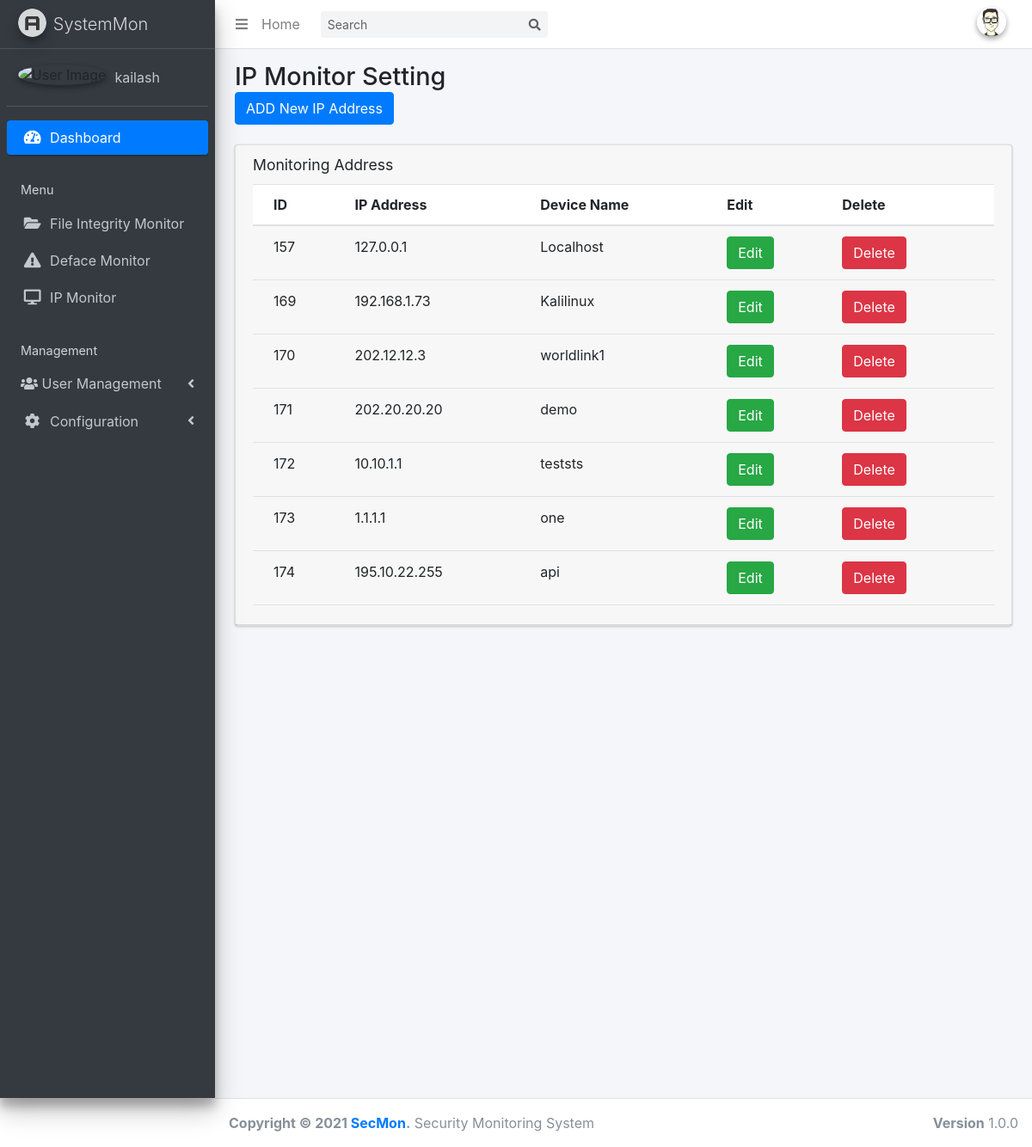
Screenshot of /ipmon_sett.php with the database file from the repository.
### tables this page shows
CREATE TABLE `filescan_config` (
  `id` int(255) NOT NULL,
  `account` varchar(200) NOT NULL,
  `scan_path` varchar(200) NOT NULL,
  `email` varchar(200) NOT NULL,
  `file_extensions` varchar(200) NOT NULL
);

CREATE TABLE `IPstatus_config` (
  `id` int(255) NOT NULL,
  `ip_addr` varchar(255) NOT NULL,
  `device_name` varchar(255) NOT NULL
);

### ipmon_sett.php (the view, shortened to what this page needs)
<!DOCTYPE html>
<html>
<head>
    <link rel="stylesheet" href="plugins/fontawesome-free/css/all.min.css">
    <link rel="stylesheet" href="https://code.ionicframework.com/ionicons/2.0.1/css/ionicons.min.css">
    <link rel="stylesheet" href="dist/css/adminlte.min.css">
    <link rel="stylesheet" href="https://stackpath.bootstrapcdn.com/bootstrap/4.3.1/css/bootstrap.min.css">
</head>
<body class="hold-transition sidebar-mini">
    <div class="wrapper">
        <?php include 'themepart/nav-bar.php'; ?>
        <?php include 'themepart/sidebar.php'; ?>
        <div class="content-wrapper">
            <section class="content-header">
                <div class="container-fluid">
                    <div class="row mb-2">
                        <div class="col-sm-6">
                            <h1>IP Monitor Setting</h1>
                            <button type="button" class="btn btn-primary" data-toggle="modal" data-target="#addIPModal">ADD New IP Address</button>
                        </div>
                    </div>
                </div>
            </section>
            <section class="content">
                <div class="container-fluid">
                    <div class="row">
                        <div class="col-12">
                            <div class="card">
                                <div class="card-header">
                                    <h3 class="card-title">Monitoring Address</h3>
                                    <div class="card-body table-responsive p-0" style="height: 500px;">
                                        <?php $connection=mysqli_connect( "localhost", "root", "", "hash_analyzer"); $query="SELECT * FROM IPstatus_config" ; $query_run=mysqli_query($connection, $query); ?>
                                        <table class="table table-head-fixed text-nowrap">
                                            <thead>
                                                <tr>
                                                    <th>ID</th>
                                                    <th>IP Address</th>
                                                    <th>Device Name</th>
                                                    <th>Edit</th>
                                                    <th>Delete</th>
                                                </tr>
                                            </thead>
                                            <tbody>
                                                <?php if (mysqli_num_rows($query_run)> 0) { while ($row = mysqli_fetch_assoc($query_run)) { ?>
                                                <tr>
                                                    <td>
                                                        <?php echo $row['id']; ?> </td>
                                                    <td>
                                                        <?php echo $row['ip_addr']; ?> </td>
                                                    <td>
                                                        <?php echo $row['device_name']; ?> </td>
                                                    <td>
                                                        <button type="button" class="btn btn-success editbtn" data-toggle="modal" data-target="#editIPModal">Edit</button>
                                                    </td>
                                                    <td>
                                                        <button type="button" class="btn btn-danger deletebtn" data-toggle="modal" data-target="#deleteIPModal">Delete</button>
                                                    </td>
                                                </tr>
                                                <?php } } else { echo "No record found!"; } ?>
                                            </tbody>
                                        </table>
                                    </div>
                                </div>
                            </div>
                        </div>
                    </div>
                </div>
            </section>
        </div>
        </div>
<?php include 'themepart/footer.php'; ?>
</body>
</html>

### themepart/sidebar.php (shortened to what this page needs)
<html>
<head>
</head>
<aside class="main-sidebar sidebar-dark-primary elevation-4">
    <a href="dashboard.php" class="brand-link">
      <img src="dist/img/AdminLTELogo.png" alt="AdminLTE Logo" class="brand-image img-circle elevation-3"
           style="opacity: .8">
      <span class="brand-text font-weight-light">SystemMon</span>
    </a>
    <div class="sidebar">
      <div class="user-panel mt-3 pb-3 mb-3 d-flex">
        <div class="image">
          <img src="dist/img/user2-160x160.jpg" class="img-circle elevation-2" alt="User Image">
        </div>
        <?php
        $connection = mysqli_connect("localhost","root","","hash_analyzer");
        $query= "SELECT * FROM filescan_config";
        $query_run= mysqli_query($connection,$query);
        $row = mysqli_fetch_assoc($query_run);
        ?>
        <div class="info">
          <a href="#" class="d-block"><?php echo $row['account']; ?></a>
        </div>
      </div>
      <nav class="mt-2">
        <ul class="nav nav-pills nav-sidebar flex-column" data-widget="treeview" role="menu" data-accordion="false">
          <li class="nav-item has-treeview menu-open">
            <a href="dashboard.php" class="nav-link active">
              <i class="nav-icon fas fa-tachometer-alt"></i>
              <p>
                Dashboard
              </p>
            </a>
          </li>
          <li class="nav-header">Menu</li>
          <li class="nav-item has-treeview">
            <a href="fim.php" class="nav-link">
              <i class="nav-icon fa fa-folder-open"></i>
              <p>
                File Integrity Monitor
              </p>
            </a>
          <li class="nav-item has-treeview">
            <a href="webmon.php" class="nav-link">
              <i class="nav-icon fa fa-exclamation-triangle"></i>
              <p>
                Deface Monitor
              </p>
            </a>
             <li class="nav-item has-treeview">
            <a href="ipmon.php" class="nav-link">
              <i class="nav-icon fa fa-desktop"></i>
              <p>
                IP Monitor
              </p>
            </a>
          <li class="nav-header">Management</li>
          <li class="nav-item has-treeview">
            <a href="#" class="nav-link">
              <i class="fas fa-users"></i>
              <p>
                User Management
                <i class="fas fa-angle-left right"></i>
              </p>
            </a>
          </li>
          <li class="nav-item has-treeview">
            <a href="#" class="nav-link">
              <i class="nav-icon fa fa-cog"></i>
              <p>
                Configuration
                <i class="fas fa-angle-left right"></i>
              </p>
            </a>
          </li>
        </ul>
      </nav>
    </div>
  </aside>

### rows the page displays
filescan_config: account "kailash"
ipstatus_config: id "157", ip_addr "127.0.0.1", device_name "Localhost"
ipstatus_config: id "169", ip_addr "192.168.1.73", device_name "Kalilinux"
ipstatus_config: id "170", ip_addr "202.12.12.3", device_name "worldlink1"
ipstatus_config: id "171", ip_addr "202.20.20.20", device_name "demo"
ipstatus_config: id "172", ip_addr "10.10.1.1", device_name "teststs"
ipstatus_config: id "173", ip_addr "1.1.1.1", device_name "one"
ipstatus_config: id "174", ip_addr "195.10.22.255", device_name "api"
